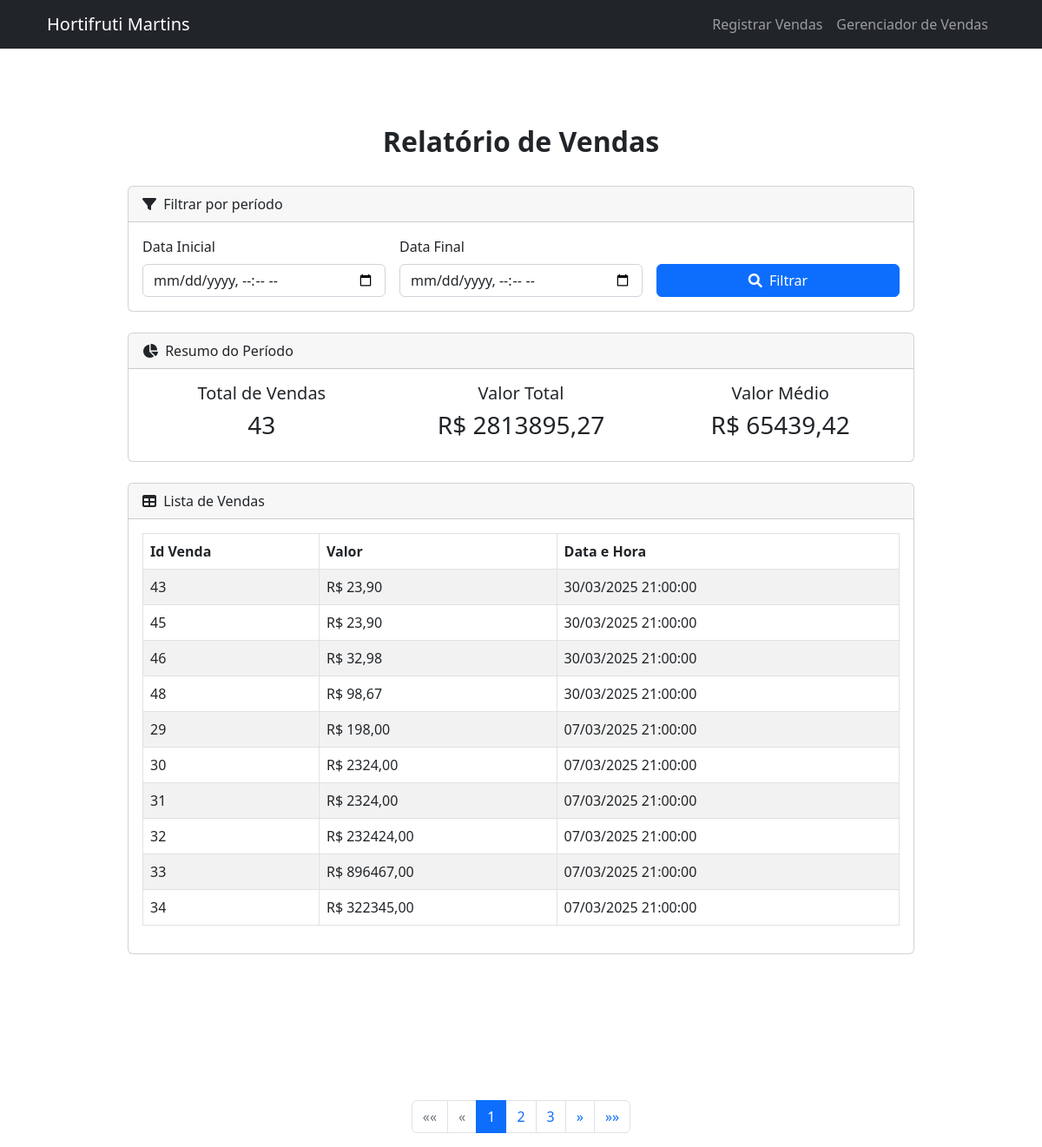
The page /relatorio/ on the database as committed earlier.
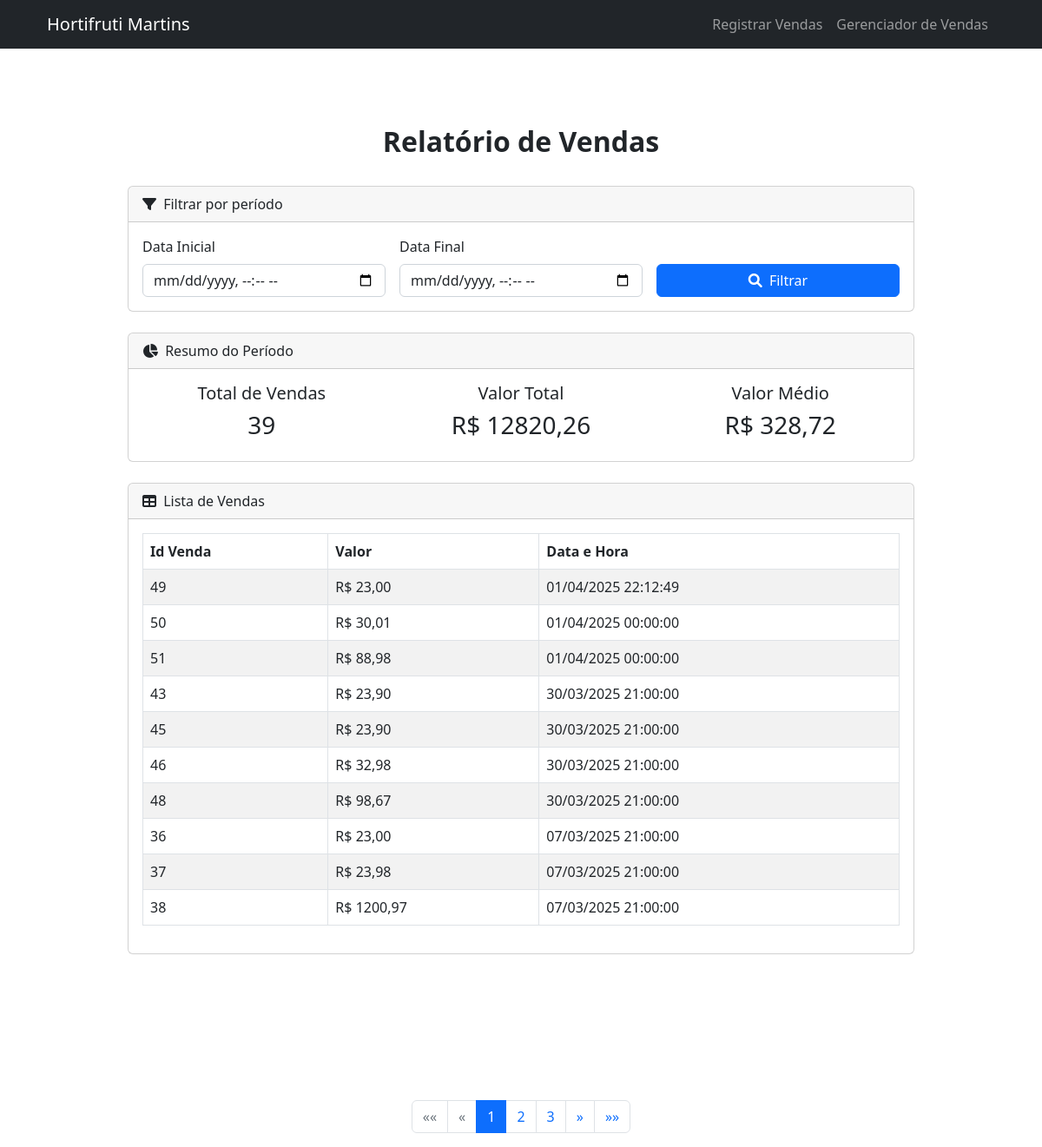
The same page on the database as committed later.
### hortifruti/models.py (models this page shows)
class VendasModel(models.Model):
    id_venda = models.AutoField(primary_key=True)
    valor = models.DecimalField(max_digits=10, decimal_places=2)
    data = models.DateTimeField(auto_now_add=True)

### hortifruti/views.py (the view)
# urls.py: path('relatorio/', views.relatorioPage, name='relatorio_Page'),  # Nome corrigido para corresponder ao template
def relatorioPage(request):
    context = repository.relatorioVendas(request)
    return render(request, 'relatorioPage.html', context)

### hortifruti/templates/relatorioPage.html (shortened to what the changed rows need)
{% load static %}
<!DOCTYPE html>
<html lang="pt-BR">
    <head>
        <link href={% static 'css/styles.css' %} rel="stylesheet" />
        <link rel="stylesheet" href="https://cdnjs.cloudflare.com/ajax/libs/font-awesome/6.0.0/css/all.min.css" />
    </head>
    <body id="page-top">
        <section id="about">
            <div class="container px-4">
                <div class="row gx-4 justify-content-center">
                    <div class="col-lg-10">
                        <h2 class="text-center"><strong>Relatório de Vendas</strong></h2>
                        <br>
                        {% if vendas %}
                        <div class="card mb-4">
                            <div class="card-header">
                                <i class="fas fa-chart-pie me-1"></i>
                                Resumo do Período
                            </div>
                            <div class="card-body">
                                <div class="row text-center">
                                    <div class="col-md-4">
                                        <div class="h5">Total de Vendas</div>
                                        <div class="h3">{{ qtd_vendas }}</div>
                                    </div>
                                    <div class="col-md-4">
                                        <div class="h5">Valor Total</div>
                                        <div class="h3">R$ {{ valor_total|floatformat:2 }}</div>
                                    </div>
                                    <div class="col-md-4">
                                        <div class="h5">Valor Médio</div>
                                        <div class="h3">R$ {{ valor_medio|floatformat:2 }}</div>
                                    </div>
                                </div>
                            </div>
                        </div>
                        {% endif %}
                        <div class="card">
                            <div class="card-body">
                                {% if vendas %}
                                <div class="table-responsive">
                                    <table class="table table-bordered table-striped">
                                        <thead>
                                            <tr>
                                                <th>Id Venda</th>
                                                <th>Valor</th>
                                                <th>Data e Hora</th>
                                            </tr>
                                        </thead>
                                        <tbody>
                                            {% for venda in vendas %}
                                            <tr>
                                                <td>{{venda.id_venda}}</td>
                                                <td>R$ {{venda.valor|floatformat:2}}</td>
                                                <td>{{venda.data|date:"d/m/Y H:i:s"}}</td>
                                            </tr>
                                            {%endfor%}
                                        </tbody>
                                    </table>
                                </div>
                                {% else %}
                                <div class="alert alert-info">
                                    Nenhuma venda encontrada para o período selecionado.
                                </div>
                                {% endif %}
                            </div>
                        </div>
                    </div>
                </div>
            </div>
        </section>
        {% if is_paginated %}
        <div class="container mt-4">
            <nav aria-label="Navegação de páginas">
                <ul class="pagination justify-content-center">
                    {% for num in vendas.paginator.page_range %}
                        {% if vendas.number == num %}
                            <li class="page-item active"><a class="page-link" href="?page={{ num }}{% if data_inicial %}&data_inicial={{data_inicial}}{% endif %}{% if data_final %}&data_final={{data_final}}{% endif %}">{{ num }}</a></li>
                        {% elif num > vendas.number|add:'-3' and num < vendas.number|add:'3' %}
                            <li class="page-item"><a class="page-link" href="?page={{ num }}{% if data_inicial %}&data_inicial={{data_inicial}}{% endif %}{% if data_final %}&data_final={{data_final}}{% endif %}">{{ num }}</a></li>
                        {% endif %}
                    {% endfor %}
                </ul>
            </nav>
        </div>
        {% endif %}
    </body>
</html>

Rows that differ between the two databases and show on the page:
removed VendasModel: id_venda "29", valor "198,00", data "07/03/2025 21:00:00"
removed VendasModel: id_venda "30", valor "2324,00", data "07/03/2025 21:00:00"
removed VendasModel: id_venda "31", valor "2324,00", data "07/03/2025 21:00:00"
removed VendasModel: id_venda "32", valor "232424,00", data "07/03/2025 21:00:00"
removed VendasModel: id_venda "33", valor "896467,00", data "07/03/2025 21:00:00"
removed VendasModel: id_venda "34", valor "322345,00", data "07/03/2025 21:00:00"
added VendasModel: id_venda "49", valor "23,00", data "01/04/2025 22:12:49"
added VendasModel: id_venda "50", valor "30,01", data "01/04/2025 00:00:00"
added VendasModel: id_venda "51", valor "88,98", data "01/04/2025 00:00:00"
now on this page (row unchanged): VendasModel: id_venda "36", valor "23,00", data "07/03/2025 21:00:00"
now on this page (row unchanged): VendasModel: id_venda "37", valor "23,98", data "07/03/2025 21:00:00"
now on this page (row unchanged): VendasModel: id_venda "38", valor "1200,97", data "07/03/2025 21:00:00"
Other text that changed with them:
{{ qtd_vendas }}: "43" → "39"
{{ valor_total|floatformat:2 }}: "2813895,27" → "12820,26"
{{ valor_medio|floatformat:2 }}: "65439,42" → "328,72"
